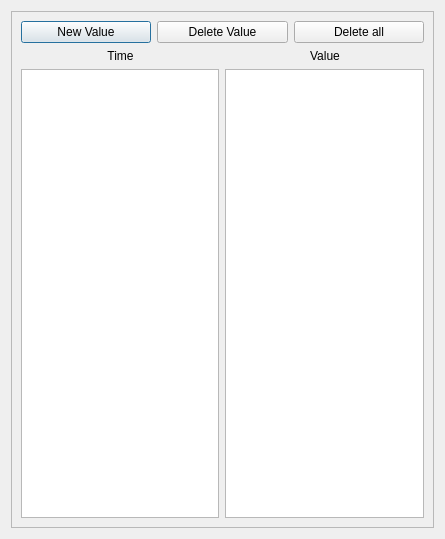
<?xml version="1.0" encoding="UTF-8"?>
<ui version="4.0">
 <class>InspectWindow</class>
 <widget class="QDialog" name="InspectWindow">
  <property name="geometry">
   <rect>
    <x>0</x>
    <y>0</y>
    <width>445</width>
    <height>539</height>
   </rect>
  </property>
  <property name="windowTitle">
   <string>Dialog</string>
  </property>
  <layout class="QVBoxLayout" name="verticalLayout">
   <item>
    <widget class="QFrame" name="frame">
     <property name="frameShape">
      <enum>QFrame::Shape::StyledPanel</enum>
     </property>
     <property name="frameShadow">
      <enum>QFrame::Shadow::Raised</enum>
     </property>
     <layout class="QGridLayout" name="gridLayout">
      <item row="0" column="0" colspan="2">
       <layout class="QHBoxLayout" name="horizontalLayout">
        <item>
         <widget class="QPushButton" name="btn_newValue">
          <property name="text">
           <string>New Value</string>
          </property>
         </widget>
        </item>
        <item>
         <widget class="QPushButton" name="btn_delete">
          <property name="text">
           <string>Delete Value</string>
          </property>
         </widget>
        </item>
        <item>
         <widget class="QPushButton" name="btn_deleteAll">
          <property name="text">
           <string>Delete all</string>
          </property>
         </widget>
        </item>
       </layout>
      </item>
      <item row="1" column="0" colspan="2">
       <layout class="QHBoxLayout" name="horizontalLayout_2">
        <item>
         <widget class="QLabel" name="label">
          <property name="text">
           <string>Time</string>
          </property>
          <property name="alignment">
           <set>Qt::AlignmentFlag::AlignCenter</set>
          </property>
         </widget>
        </item>
        <item>
         <widget class="QLabel" name="label_2">
          <property name="text">
           <string>Value</string>
          </property>
          <property name="alignment">
           <set>Qt::AlignmentFlag::AlignCenter</set>
          </property>
         </widget>
        </item>
       </layout>
      </item>
      <item row="2" column="0">
       <widget class="QListWidget" name="TimeView"/>
      </item>
      <item row="2" column="1">
       <widget class="QListWidget" name="ValueView"/>
      </item>
     </layout>
    </widget>
   </item>
  </layout>
 </widget>
 <resources/>
 <connections/>
</ui>
